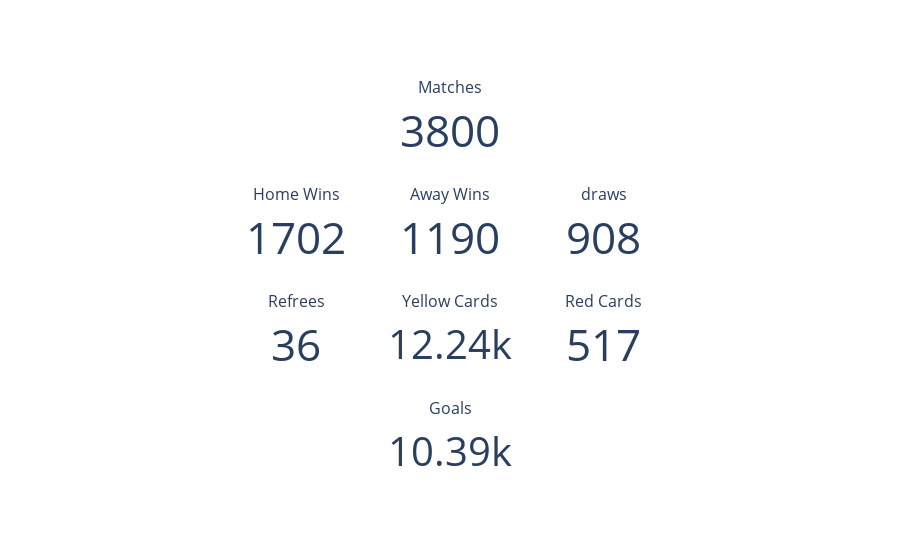

The notebook cell this image was saved under:
### Code cell
from plotly.subplots import make_subplots

fig = make_subplots(
    rows=4,
    cols=5,
    subplot_titles=('', '', 'Matches','','',
                    '', 'Home Wins', 'Away Wins','draws','',
                    '', 'Refrees', 'Yellow Cards','Red Cards','',
                    '', '', 'Goals','',''),
    specs=[[{'type': 'indicator'}, {'type': 'indicator'},{'type': 'indicator'}, {'type': 'indicator'}, {'type': 'indicator'}],
          [{'type': 'indicator'}, {'type': 'indicator'}, {'type': 'indicator'}, {'type': 'indicator'}, {'type': 'indicator'}],
          [{'type': 'indicator'}, {'type': 'indicator'},{'type': 'indicator'}, {'type': 'indicator'}, {'type': 'indicator'}],
          [{'type': 'indicator'}, {'type': 'indicator'},{'type': 'indicator'}, {'type': 'indicator'}, {'type': 'indicator'}]]
)

fig.add_trace(
    go.Indicator(mode="number", value=games),
    row=1,
    col=3,
)

fig.add_trace(
    go.Indicator(mode="number", value=homeWins),
    row=2,
    col=2,
)

fig.add_trace(
    go.Indicator(mode="number", value=awayWins),
    row=2,
    col=3,
)

fig.add_trace(
    go.Indicator(mode="number", value=draws),
    row=2,
    col=4,
)
fig.add_trace(
    go.Indicator(mode="number", value=numberOFRefrees),
    row=3,
    col=2,
)

fig.add_trace(
    go.Indicator(mode="number", value=yellowCards),
    row=3,
    col=3,
)

fig.add_trace(
    go.Indicator(mode="number", value=redCards),
    row=3,
    col=4,
)
fig.add_trace(
    go.Indicator(mode="number", value=totalGoals),
    row=4,
    col=3,
)

### Figure 1 — Plotly figure (JSON) as saved in the notebook; plotly's stock layout.template omitted (floating-point values rounded to 4 significant figures)
{"data": [{"domain": {"x": [0.416, 0.584], "y": [0.8438, 1]}, "mode": "number", "type": "indicator", "value": 3800}, {"domain": {"x": [0.208, 0.376], "y": [0.5625, 0.7188]}, "mode": "number", "type": "indicator", "value": 1702}, {"domain": {"x": [0.416, 0.584], "y": [0.5625, 0.7188]}, "mode": "number", "type": "indicator", "value": 1190}, {"domain": {"x": [0.624, 0.792], "y": [0.5625, 0.7188]}, "mode": "number", "type": "indicator", "value": 908}, {"domain": {"x": [0.208, 0.376], "y": [0.2812, 0.4375]}, "mode": "number", "type": "indicator", "value": 36}, {"domain": {"x": [0.416, 0.584], "y": [0.2812, 0.4375]}, "mode": "number", "type": "indicator", "value": 12241}, {"domain": {"x": [0.624, 0.792], "y": [0.2812, 0.4375]}, "mode": "number", "type": "indicator", "value": 517}, {"domain": {"x": [0.416, 0.584], "y": [0, 0.1562]}, "mode": "number", "type": "indicator", "value": 10394}], "layout": {"annotations": [{"font": {"size": 16}, "showarrow": false, "text": "Matches", "x": 0.5, "xanchor": "center", "xref": "paper", "y": 1, "yanchor": "bottom", "yref": "paper"}, {"font": {"size": 16}, "showarrow": false, "text": "Home Wins", "x": 0.292, "xanchor": "center", "xref": "paper", "y": 0.7188, "yanchor": "bottom", "yref": "paper"}, {"font": {"size": 16}, "showarrow": false, "text": "Away Wins", "x": 0.5, "xanchor": "center", "xref": "paper", "y": 0.7188, "yanchor": "bottom", "yref": "paper"}, {"font": {"size": 16}, "showarrow": false, "text": "draws", "x": 0.708, "xanchor": "center", "xref": "paper", "y": 0.7188, "yanchor": "bottom", "yref": "paper"}, {"font": {"size": 16}, "showarrow": false, "text": "Refrees", "x": 0.292, "xanchor": "center", "xref": "paper", "y": 0.4375, "yanchor": "bottom", "yref": "paper"}, {"font": {"size": 16}, "showarrow": false, "text": "Yellow Cards", "x": 0.5, "xanchor": "center", "xref": "paper", "y": 0.4375, "yanchor": "bottom", "yref": "paper"}, {"font": {"size": 16}, "showarrow": false, "text": "Red Cards", "x": 0.708, "xanchor": "center", "xref": "paper", "y": 0.4375, "yanchor": "bottom", "yref": "paper"}, {"font": {"size": 16}, "showarrow": false, "text": "Goals", "x": 0.5, "xanchor": "center", "xref": "paper", "y": 0.1562, "yanchor": "bottom", "yref": "paper"}]}}
